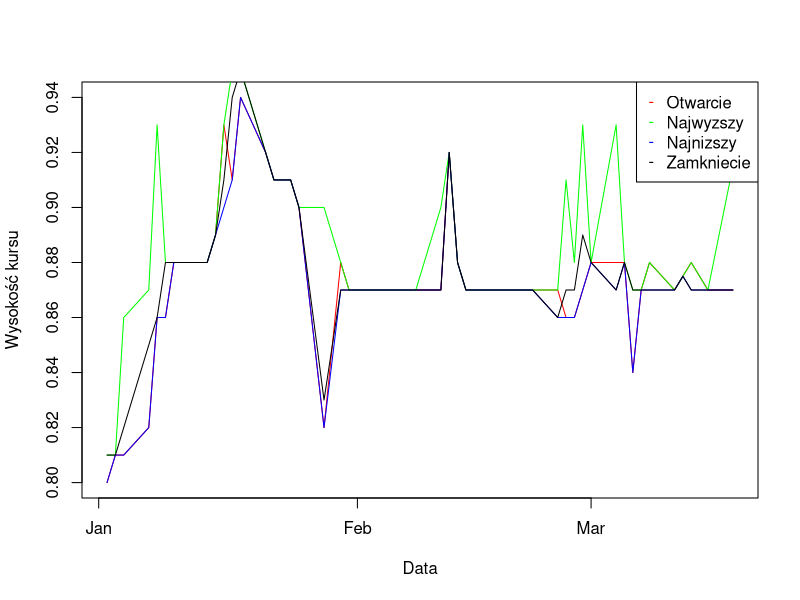
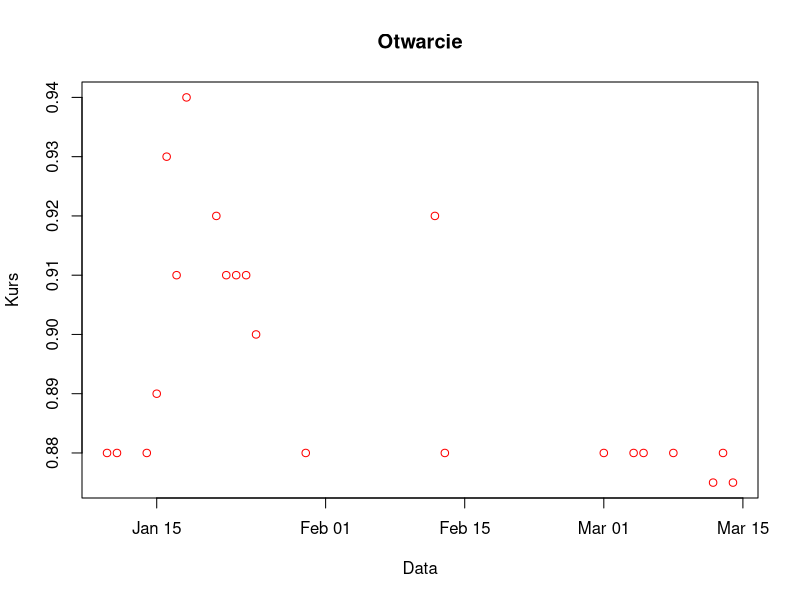
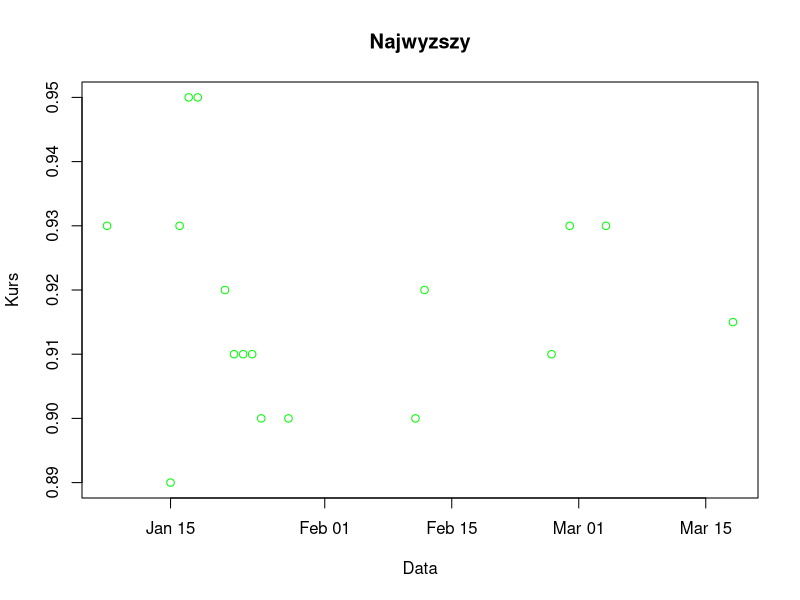
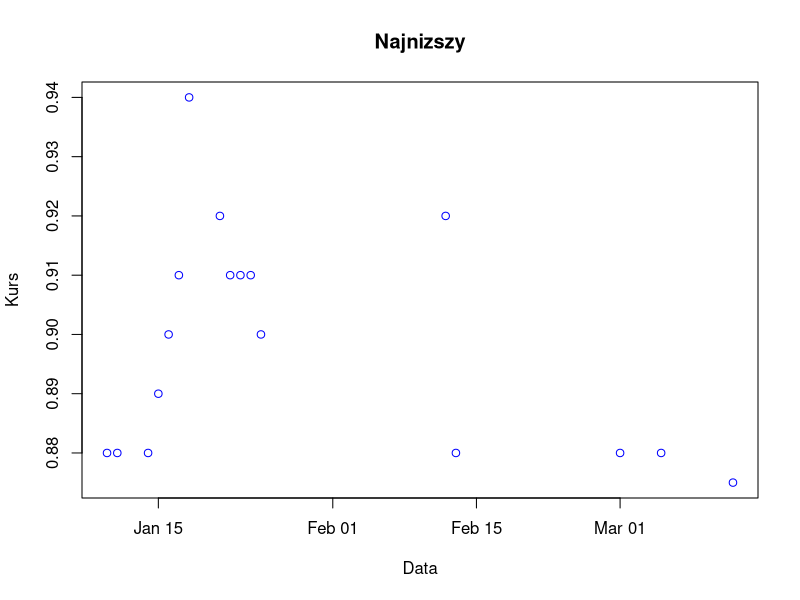
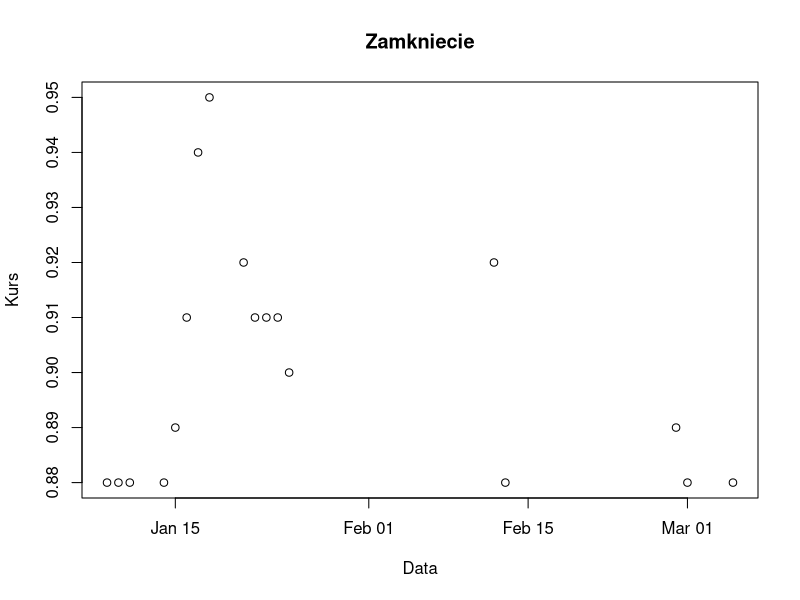
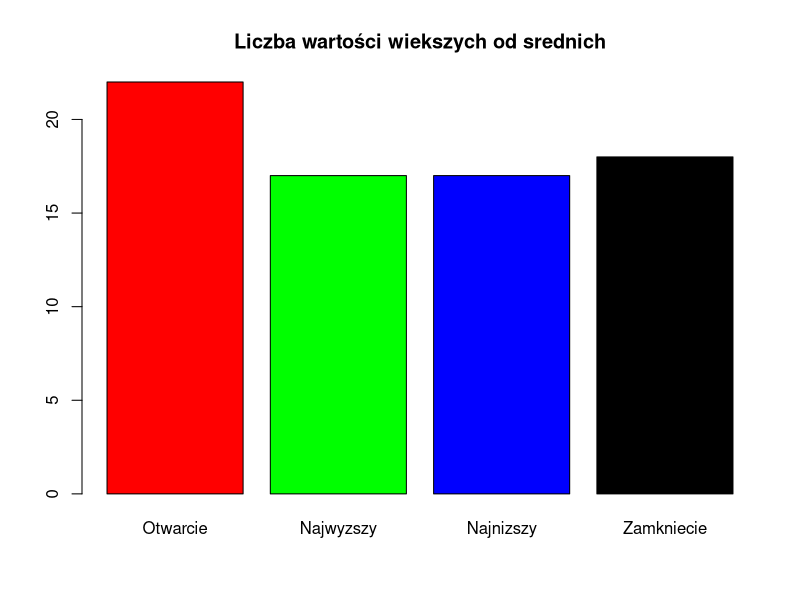
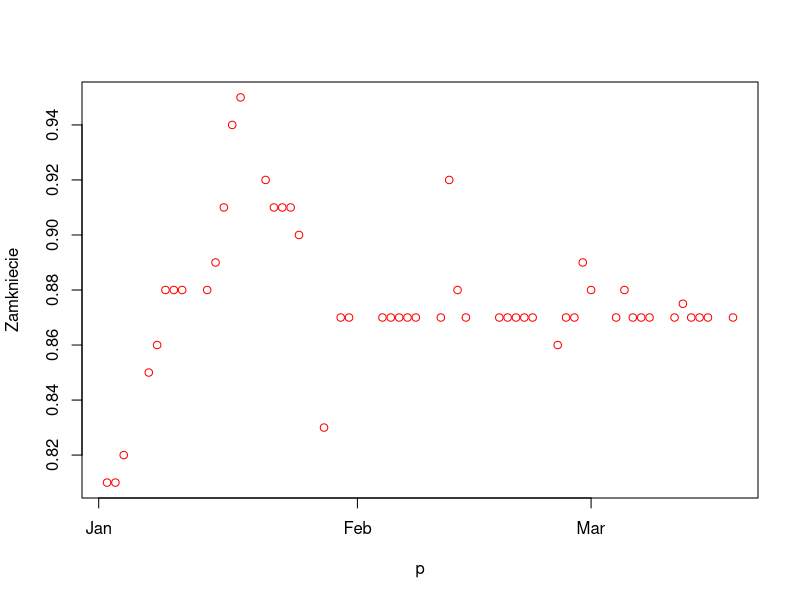
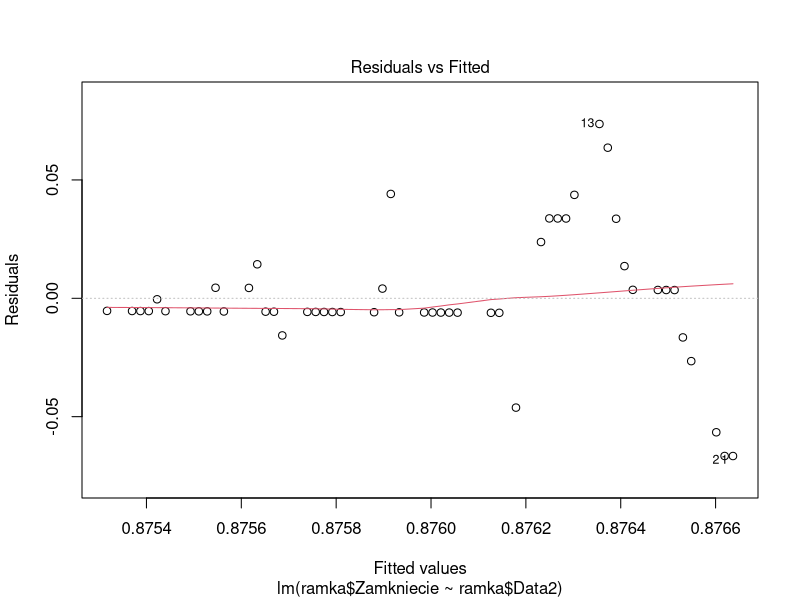

Write R code to recreate these figures, in order.
## ---- chunk 1
knitr::opts_chunk$set(echo = TRUE)
## ---- chunk 2
setwd('~/Desktop/ts-r/cw3')
df <- read.csv("08n_d.csv")
head(df)
## ---- chunk 3
Data<-df$Data
Otwarcie<-df$Otwarcie
Najwyzszy<-df$Najwyzszy
Najnizszy<-df$Najnizszy
Zamkniecie<-df$Zamkniecie
Wolumen<-df$Wolumen
## ---- chunk 4
Data2 <- as.Date(Data, "%Y-%m-%d")
df<-cbind(df,Data2)
## ---- chunk 5
summary(df)
## ---- chunk 6
plot(Data2,Otwarcie,type = "l", col='red' ,xlab = "Data",ylab = "Wysokość kursu")
lines(Data2,Najwyzszy,type = "l", col='green', main = "Najwyzszy")
lines(Data2,Najnizszy,type = "l", col = 'blue', main = "Najnizszy")
lines(Data2,Zamkniecie,type = "l",main = "Zamkniecie")
legend("topright",c("Otwarcie","Najwyzszy","Najnizszy","Zamkniecie"),col = c("red","green","blue","black"),pch = "-")
## ---- chunk 7
sredniaotw=mean(Otwarcie)
srednianajw=mean(Najwyzszy)
srednianajn=mean(Najnizszy)
sredniazamk=mean(Zamkniecie)
## ---- chunk 8
otwarcia<-df[Otwarcie>sredniaotw,c(7,2)]
najwyzsze<-df[Najwyzszy>srednianajw,c(7,3)]
najnizsze<-df[Najnizszy>srednianajn,c(7,4)]
zamkniecia<-df[Zamkniecie>sredniazamk,c(7,5)]
## ---- chunk 9
plot(otwarcia,col="red",main ="Otwarcie",xlab="Data",ylab="Kurs")
plot(najwyzsze,col="green",main="Najwyzszy",xlab="Data",ylab="Kurs")
plot(najnizsze,col="blue",main="Najnizszy",xlab="Data",ylab="Kurs")
plot(zamkniecia,main="Zamkniecie",xlab="Data",ylab="Kurs")
## ---- chunk 10
length(otwarcia$Otwarcie)
length(najwyzsze$Najwyzszy)
length(najnizsze$Najnizszy)
length(zamkniecia$Zamkniecie)
## ---- chunk 11
w<-c(length(otwarcia$Otwarcie),length(najwyzsze$Najwyzszy), length(najnizsze$Najnizszy), length(zamkniecia$Zamkniecie))
colors=c("red","green","blue","black")
barplot(w,names = c("Otwarcie","Najwyzszy","Najnizszy","Zamkniecie"),main="Liczba wartości wiekszych od srednich",col = colors)
## ---- chunk 12
ramka<-data.frame(Data2,Zamkniecie)
ramka
plot(ramka,'p',col="red");
reg <- lm(ramka$Zamkniecie~ramka$Data2);
plot(reg);
abline(reg)
summary(reg)
## ---- chunk 13
ramka1<-data.frame(Data2[1:40],Zamkniecie[1:40])
head(ramka1)
plot(ramka1,'p',col="red");
reg1 <- lm(ramka1$Zamkniecie~ramka1$Data2);
plot(reg1);
abline(reg1)
summary(reg1)
## ---- chunk 14
ramka2<-data.frame(Data2[41:51],Zamkniecie[41:51])
ramka2
plot(ramka2,'p',col="red");
reg2 <- lm(ramka2$Zamkniecie~ramka2$Data2);
plot(reg2);
abline(reg2)
summary(reg2)
## ---- chunk 15
prog<- predict(reg2)
plot(ramka2,col="blue", ylab="Kurs zamkniecia", xlab="Data")
lines(ramka2$Data2, prog, type = "l", col="red")
## ---- chunk 16
mean((prog-ramka2$Zamkniecie)^2)
## ---- chunk 17
sum((prog-ramka2$Zamkniecie)^2)/sum(ramka2$Zamkniecie^2)
